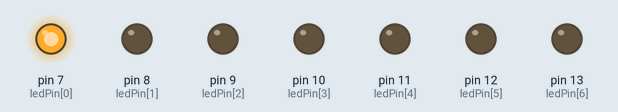
A sketch run on a simulated Arduino Uno, built with avr-gcc and run on an emulated ATmega328P. On the bench: output pins drawn as LEDs (lit = HIGH).

Above: at 0.1 s.
At 0.5 s:
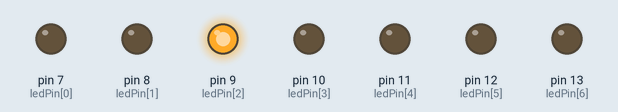
At 0.7 s:
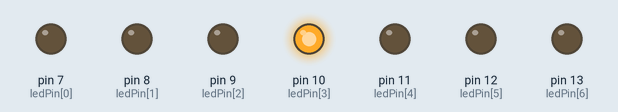
At 1.3 s:
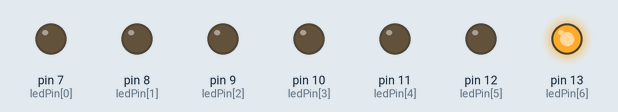
At 2.3 s:
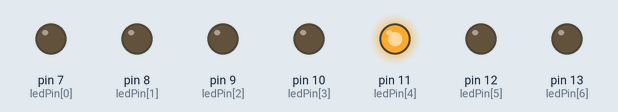
At 3.1 s:
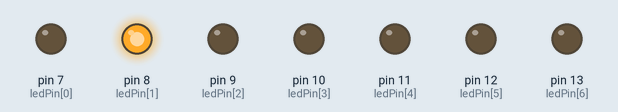
Timing chart, 0 to 3.4 s (numbered marks = the images above):
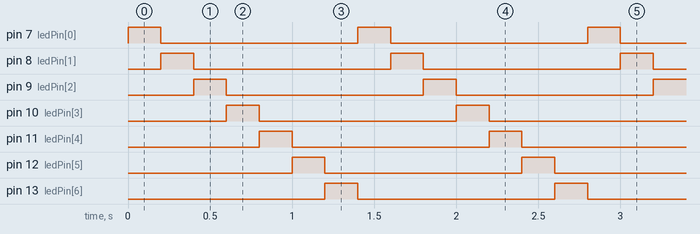

The sketch:

Sequenceur.ino
```cpp
/*
Auteur :      Erik Bartmann
Nom :         Le séquenceur de lumière
Version :     1.0
Références :  http://arduino.cc/en/Reference/PinMode
              http://arduino.cc/en/Reference/Constants
              http://arduino.cc/en/Reference/For
              http://arduino.cc/en/Reference/DigitalWrite
              http://arduino.cc/en/Reference/Delay
*/
int ledPin[] = {7, 8, 9, 10, 11, 12, 13}; // Tableau de LED avec numéros des broches
int waitTime = 200; // Pause entre les changements en ms
void setup(){
  for(int i = 0; i < 7; i++)
    pinMode(ledPin[i], OUTPUT); // Toutes les broches du tableau comme sorties
}
void loop(){
  for(int i = 0; i < 7; i++){
    digitalWrite(ledPin[i], HIGH); // Élément du tableau au niveau HIGH
    delay(waitTime);
    digitalWrite(ledPin[i], LOW);  // Élément du tableau au niveau LOW
  }
}
```

Measured:
- by itself, pin 7 (ledPin[0]), pin 8 (ledPin[1]), pin 9 (ledPin[2]), pin 10 (ledPin[3]), pin 11 (ledPin[4]), pin 12 (ledPin[5]), pin 13 (ledPin[6]): alternates HIGH for 0.20 s and LOW for 1.2 s
- by itself, everything shown: repeats every 1.4 s, in 7 steps
